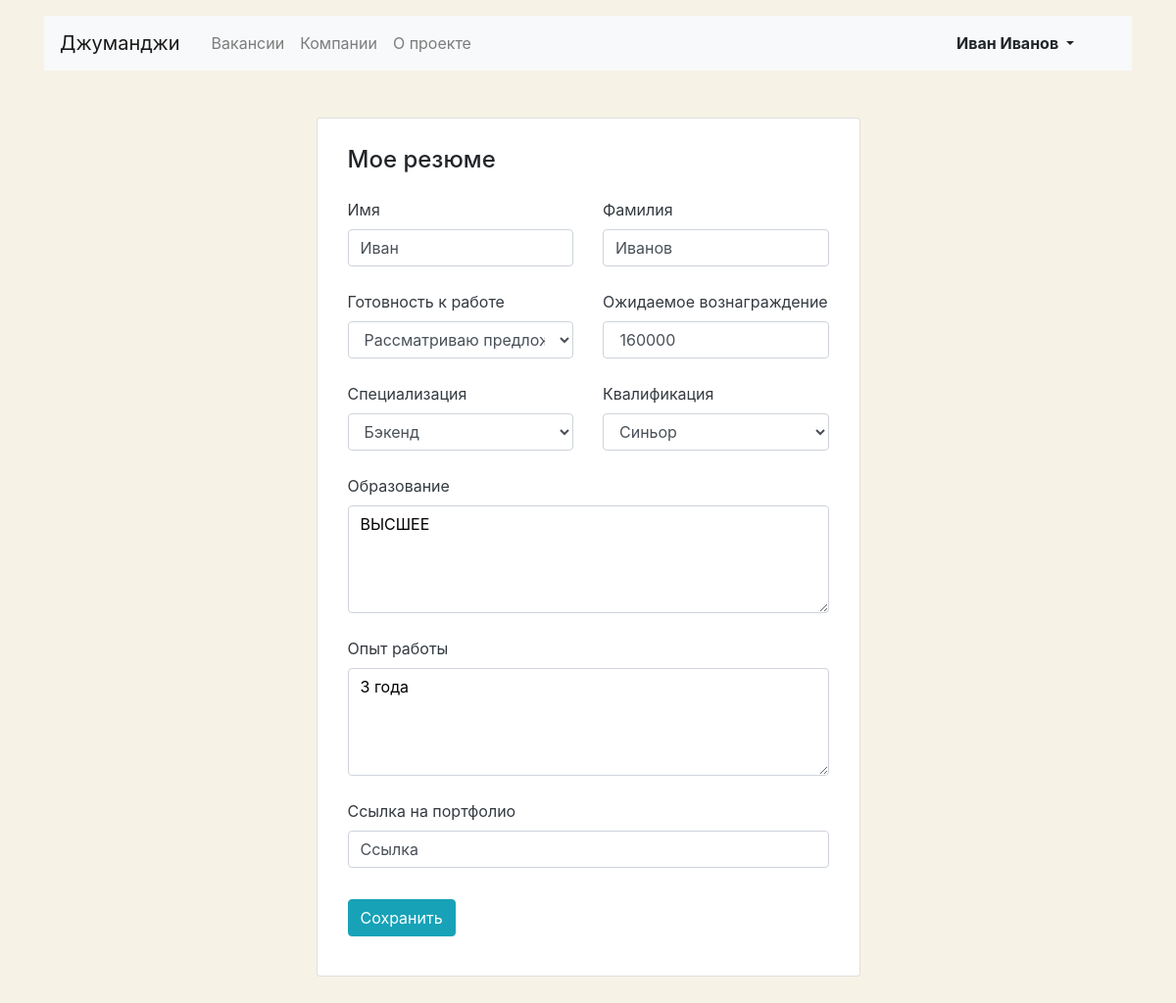
Page /myresume/ (signed in) on the earlier database version.
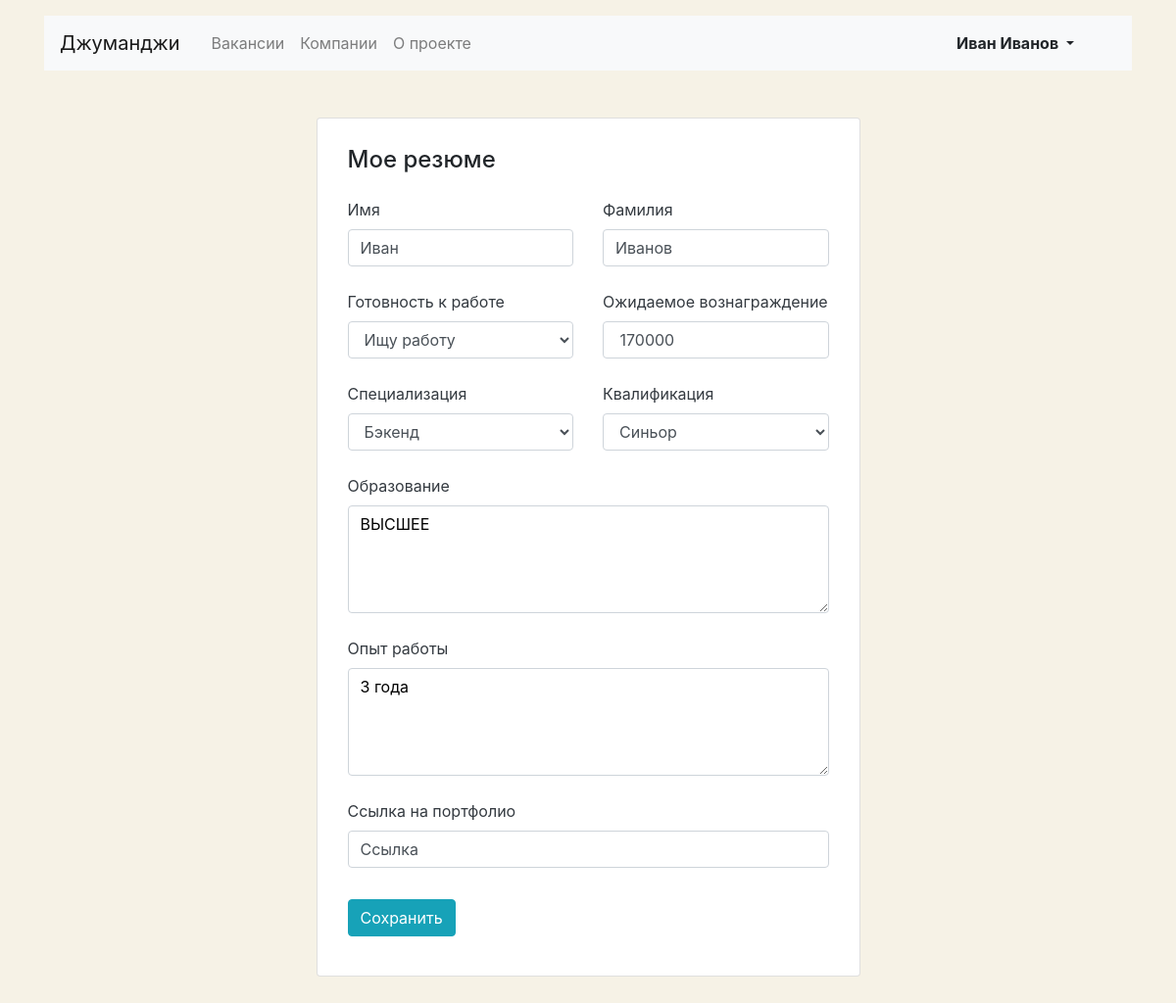
Same page on the later database version.
### vacancy/models.py (models this page shows, shortened)
class Resume(models.Model):
    STATUS_CHOICES = (
        ('1', 'Ищу работу'),
        ('2', 'Рассматриваю предложения'),
        ('3', 'Не ищу работу')
    )
    SPECIALTY_CHOICES = (
        ('backend', 'Бэкенд'),
        ('frontend', 'Фронтенд'),
        ('gamedev', 'Геймдев'),
        ('devops', 'Девопс'),
        ('design', 'Дизайн'),
        ('products', 'Продукты'),
        ('management', 'Менеджмент'),
        ('testing', 'Тестирование'),
    )
    GRADE_CHOICES = (
        ('trainee', 'Стажер'),
        ('junior', 'Джуниор'),
        ('middle', 'Миддл'),
        ('senior', 'Синьор'),
        ('lead', 'Лид'),
    )
    user = models.OneToOneField(
        User,
        on_delete=models.CASCADE)
    name = models.CharField(max_length=15)
    surname = models.CharField(max_length=15)
    status = models.CharField(max_length=30, choices=STATUS_CHOICES)
    salary = models.IntegerField()
    specialty = models.CharField(max_length=30, choices=SPECIALTY_CHOICES)
    grade = models.CharField(max_length=30, choices=GRADE_CHOICES)
    education = models.TextField()
    experience = models.CharField(max_length=15)
    portfolio = models.TextField()

### vacancy/views.py (the view, shortened to what this page needs)
class MyResumeView(View):
    def get(self, request):
        user = User.objects.get(username=request.user)
        resume = Resume.objects.filter(user=user).first()
        if resume is None:
            return render(request, 'resume-create.html')
        form = ResumeForm(instance=resume)
        return render(request, 'resume-edit.html', context={'form': form})

### vacancy/forms.py
class ResumeForm(forms.ModelForm):
    status = forms.ChoiceField(
        choices=Resume.STATUS_CHOICES,
        widget=forms.Select(attrs={'class': 'form-control'}))
    specialty = forms.ChoiceField(
        choices=Resume.SPECIALTY_CHOICES,
        widget=forms.Select(attrs={'class': 'form-control'}))
    grade = forms.ChoiceField(
        choices=Resume.GRADE_CHOICES,
        widget=forms.Select(attrs={'class': 'form-control'}))
    class Meta:
        model = Resume
        fields = (
            'name',
            'surname',
            'status',
            'salary',
            'specialty',
            'grade',
            'education',
            'experience',
            'portfolio')

### templates/resume-edit.html (shortened to what this page needs)
{% extends 'base.html' %}
{% block content %}
  <main class="container mt-3 pb-5">
    <section class="col-12 col-lg-6 offset-lg-3 mt-5 card">
      <div class="card-body px-3 pb-4">
        <h1 class="h4 pt-2 pb-3">Мое резюме</h1>
        <form method="POST">
          <div class="row">
            <div class="col-12 col-md-6">
              <div class="form-group pb-2">
                <label class="mb-2 text-dark" for="name">Имя</label>
                <input class="form-control" type="text" value="{% if form.name.value != None %}{{ form.name.value }}{% endif %}" name="name" id="name">
              </div>
            </div>
            <div class="col-12 col-md-6">
              <div class="form-group pb-2">
                <label class="mb-2 text-dark" for="surname">Фамилия</label>
                <input class="form-control" type="text" value="{% if form.surname.value != None %}{{ form.surname.value }}{% endif %}" name="surname" id="surname">
              </div>
            </div>
          </div>
          <div class="row">
            <div class="col-12 col-md-6">
              <div class="form-group pb-2">
                <label class="mb-2 text-dark" for="status">Готовность к работе</label>
                {{ form.status }}
              </div>
            </div>
            <div class="col-12 col-md-6">
              <div class="form-group pb-2">
                <label class="mb-2 text-dark" for="salary">Ожидаемое вознаграждение</label>
                <input class="form-control" type="text" value="{% if form.salary.value != None %} {{ form.salary.value }} {% endif %}" name="salary" id="salary">
              </div>
            </div>
          </div>
          <div class="row">
            <div class="col-12 col-md-6">
              <div class="form-group pb-2">
                <label class="mb-2 text-dark" for="specialty">Специализация</label>
                {{ form.specialty }}
              </div>
            </div>
            <div class="col-12 col-md-6">
              <div class="form-group pb-2">
                <label class="mb-2 text-dark" for="grade">Квалификация</label>
                {{ form.grade }}
              </div>
            </div>
          </div>
          <div class="form-group pb-2">
            <label class="mb-2 text-dark" for="education">Образование</label>
            <textarea class="form-control text-uppercase" rows="4" name="education" id="education" style="color:#000;">{% if form.education.value != None %}{{ form.education.value }}{% endif %}</textarea>
          </div>
          <div class="form-group pb-2">
            <label class="mb-2 text-dark" for="experience">Опыт работы</label>
            <textarea class="form-control" rows="4" name="experience" id="experience" style="color:#000;">{% if form.experience.value != None %}{{ form.experience.value }}{% endif %}</textarea>
          </div>
          <div class="form-group pb-3">
            <label class="mb-2 text-dark" for="portfolio">Ссылка на портфолио</label>
            <input class="form-control" type="text" value="{% if form.portfolio.value != None %}{{ form.portfolio.value }}{% endif %}" name="portfolio" id="portfolio">
          </div>
          <div class="form-group">
            <input type="submit" class="btn btn-info" value="Сохранить">
          </div>
        </form>
      </div>
    </section>
  </main>
{% endblock %}

Differences in the rows shown:
changed Resume "Иван": status "Рассматриваю предложения" → "Ищу работу"
Other differences:
form field salary: "160000" → "170000"
